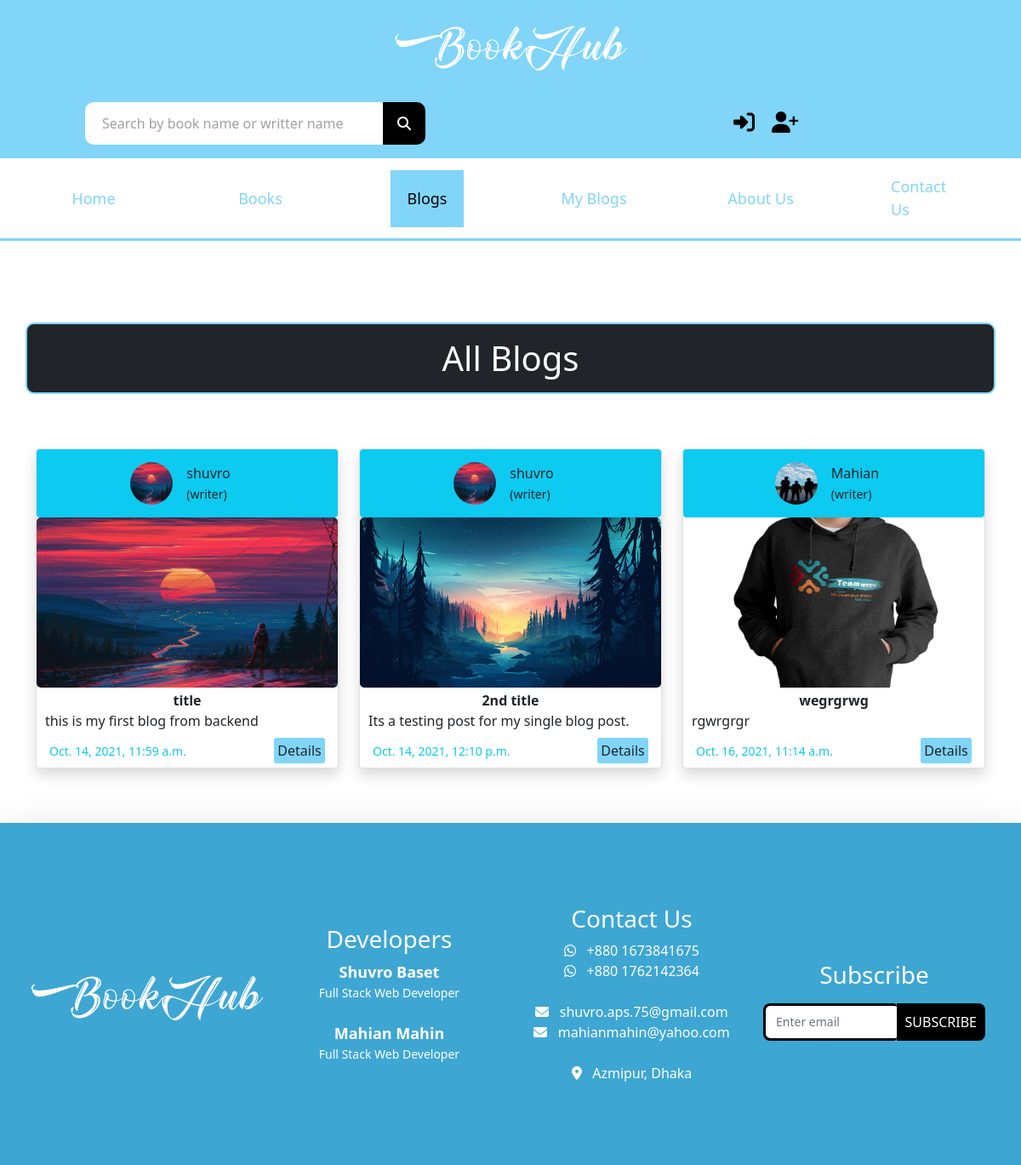
Page /blogs/ on the earlier database version.
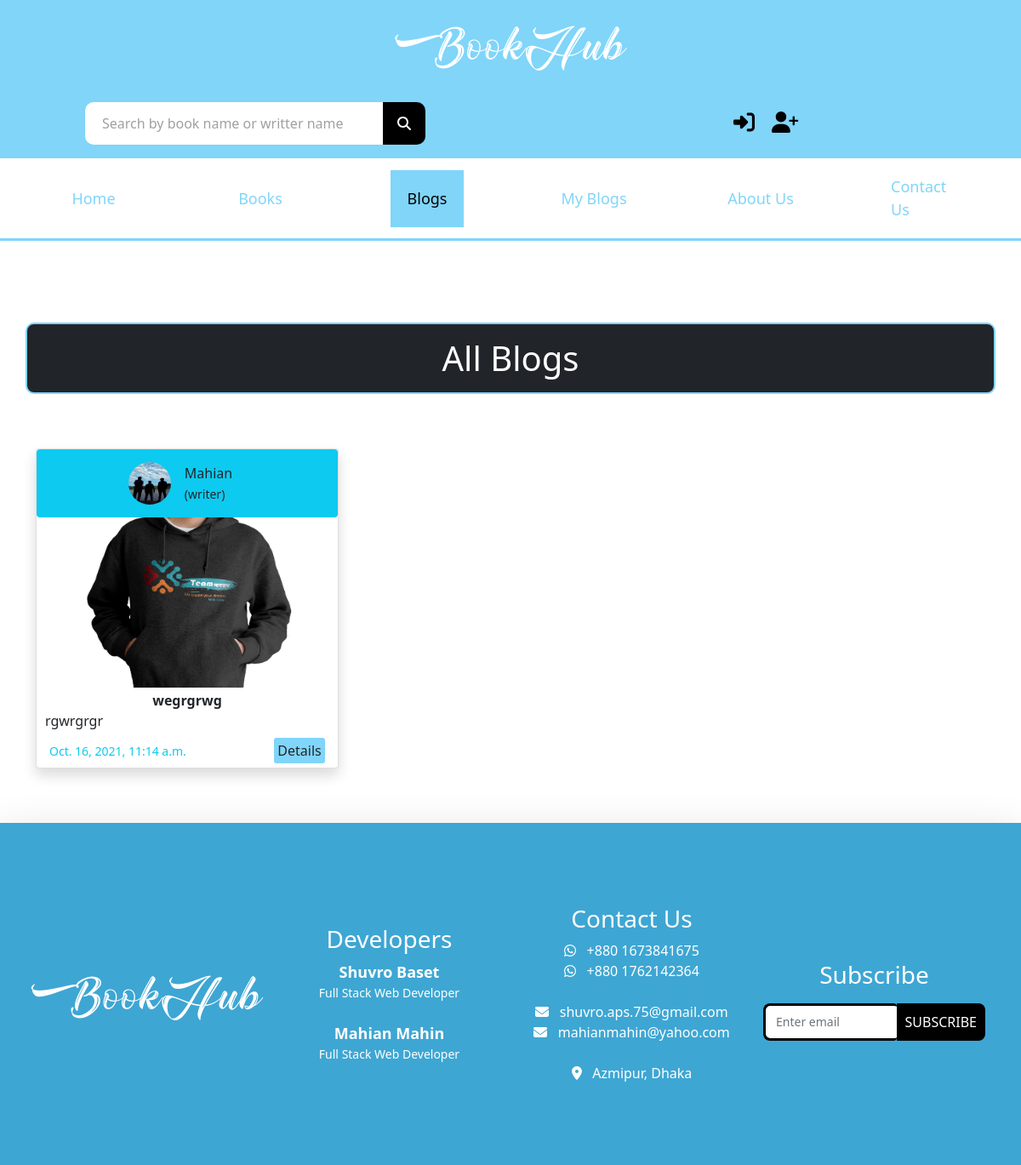
Same page on the later database version.
### bookHub_app/models.py (models this page shows, shortened)
class Blogs(models.Model):
    user = models.ForeignKey(User, on_delete=models.CASCADE)
    title = models.CharField(max_length=50)
    description = models.CharField(max_length=250, null=True, blank=True)
    thumbnail = models.ImageField(upload_to='blog_img')
    created_time = models.DateTimeField(default=datetime.now(),)

### user_app/models.py (models this page shows)
class UserProfile(models.Model):
    user = models.OneToOneField(User, on_delete=models.CASCADE, related_name='profile')
    profile_pic = models.ImageField(upload_to='users',default='user.jpg')
    address = models.CharField(max_length=50,null=True, blank=True)
    occupation = models.CharField(max_length=50,null=True, blank=True)
    bio = models.TextField(max_length=255, null=True, blank=True)

### bookHub_app/views.py (the view)
# urls.py: path('blogs/', blogs, name="blogs"),
def blogs(request):
    blogs_ins = Blogs.objects.all()
    context = {
        "blogs": "active",
        "blogs_ins": blogs_ins
    }
    return render(request, 'all-blogs.html', context)

### templates/all-blogs.html (shortened to what this page needs)
{% extends 'main.html' %}
{% load static %}
{% block content %}
  <section class="blog-section">
    <div class="container">
      <div class="row my-5">
        <h1 class="text-center bg-dark text-white p-3 my-5 heading-border">All Blogs</h1>
      {% for blog in blogs_ins %}
        <div class="col-lg-4 col-md-12 col-sm-12">
          <div class="card my-3 shadow">
            <div class="bg-info rounded">
              <div class='d-flex justify-content-center align-items-center '>
                <img id="blog-author-img" src={{ blog.user.profile.profile_pic.url }}>
                <p class="m-3">{{ blog.user.first_name }} <br><small>(writer)</small> </p>
              </div>
            </div>
            <img src={{ blog.thumbnail.url }} class='img-fluid' style="height: 200px" alt="">
            <div class="card-body">
              <p class="text-center fw-bolder">{{ blog.title }} </p>
              <p> {{ blog.description }} </p>
            </div>
            <div class="card-footer bg-white d-flex justify-content-between align-items-center">
              <small class='text-info'>{{ blog.created_time }}</small>
              <div>
                <a href={% url 'single_blog' id=blog.id title=blog.title %}>
                    <input value="Details" class="btn details-btn">
              </div>
            </div>
          </div>
        </div>
          {% endfor %}
      </div>
      </div>
  </section>
  {% endblock %}

### templates/main.html (shortened to what this page needs)
{% load static i18n %}
<!DOCTYPE html>
<html lang="en">
  <head>
    <link  href="https://cdn.jsdelivr.net/npm/bootstrap@5.1.0/dist/css/bootstrap.min.css" rel="stylesheet"
    />
    <link rel="stylesheet" href="https://unpkg.com/swiper/swiper-bundle.min.css" />
    <link rel="stylesheet" href="{% static './css/style.css' %}" />
    <link rel="stylesheet" href="{% static './css/media.css' %}" />
  </head>
  <body>
{% include 'header.html' %}
{% block content %}
{% endblock %}
{% include 'footer.html' %}
  </body>
</html>

### templates/header.html (shortened to what this page needs)
{% load static %}
    <div class="container-fluid">
      <div class="row logo-row">
        <div class="col-sm-12 text-center text-white">
          <h2 class="my-3 logo">BookHub</h2>
        </div>
      </div>
      <div class="row logo-row search-icons-section" id="hide">
        <div class="col-sm-6 d-flex justify-content-center">
          <div class="search-bar my-3">
            <form method="post" action="{% url 'search' %}" class="d-flex flex-row">
              <input type="text" name="searched" placeholder="Search by book name or writter name"/>
              <button type="submit"><i class="fas fa-search"></i></button>
            </form>
          </div>
        </div>
        <div class=" col-sm-6 d-flex justify-content-center align-items-center px-5 icon-section">
          {% if request.user.is_authenticated %}
            <a href={% url 'logout' %}><i title="Logout" class="fas fa-sign-out-alt icons"></i></a>
            <a href={% url 'user_dashboard' %}><i title="Dashboard" class="fas fa-tachometer-alt icons"></i></a>
          {% else %}
            <a href={% url 'login' %}><i title="Login" class="fas fa-sign-in-alt icons"></i></a>
            <a href={% url 'signup' %}><i title="Signup" class="fas fa-user-plus icons"></i></a>
          {% endif %}
        </div>
      </div>
      <div class="row navbar-desktop" id="hide">
        <div class=" col-sm-12 d-flex flex-row justify-content-center align-items-center nav-links">
          <a href={% url 'home' %} class="d-flex justify-content-center {{ home }}">Home</a>
          <a href={% url 'books' %} class="d-flex justify-content-center {{ books }}">Books</a>
          <a href={% url 'blogs' %} class="d-flex justify-content-center {{ blogs }}">Blogs</a>
          <a href={% url 'my_blog' %} class="d-flex justify-content-center {{ my_blog }}">My Blogs</a>
          <a href={% url 'about' %} class="d-flex justify-content-center {{ about }}">About Us</a>
          <a href={% url 'contact' %} class="d-flex justify-content-center {{ contact }}">Contact Us</a>
        </div>
      </div>
    </div>

### templates/footer.html (shortened to what this page needs)
{% load static %}
    <section class="footer shadow-lg">
      <div class="container">
        <div class="row d-flex justify-content-center align-items-center">
          <div class="col-sm-3 d-flex justify-content-center align-items-center"><h4 class="my-3 logo">BookHub</h4></div>
          <div class="my-3 col-sm-3 d-flex flex-column justify-content-center align-items-center footer_developers">
            <h3>Developers</h3>
            <span>Shuvro Baset</span>
            <small>Full Stack Web Developer</small>
            <br>
            <span>Mahian Mahin</span>
            <small>Full Stack Web Developer</small>
          </div>
          <div class="my-3 col-sm-3 d-flex flex-column justify-content-center align-items-center footer_contact">
            <h3>Contact Us</h3>
            <span><i class="fab fa-whatsapp"></i> &nbsp; +880 1673841675</span>
            <span><i class="fab fa-whatsapp"></i> &nbsp; +880 1762142364</span>
            <br>
            <span><i class="fas fa-envelope"></i> &nbsp; shuvro.aps.75@gmail.com</span>
            <span><i class="fas fa-envelope"></i> &nbsp; mahianmahin@yahoo.com</span>
            <br>
            <span><i class="fas fa-map-marker-alt"></i> &nbsp; Azmipur, Dhaka</span>
          </div>
          <div class="my-3 col-sm-3 d-flex flex-column justify-content-center align-items-center footer_subscribe">
            <h3 class="my-3">Subscribe</h3>
            <form class="form-group subscription-form d-flex flex-row" method="post" action="{% url 'subscribe' %}">
              <input type="text" class="form-control" placeholder="Enter email" name="subs_email" required>
              <button type="submit">SUBSCRIBE</button>
            </form>
          </div>
        </div>
      </div>
    </section>

### static/css/style.css (style rules this page uses)
.details-btn { padding: 2px; background-color: #80D5F9; border-radius: 3px; width: 60px; }
.logo-row { background: #80d5f9; }
.logo { font-family: logo-font; font-size: 60px; color: #fff; }
.search-bar input { color: rgb(160, 160, 160); padding-left: 20px; width: 350px; height: 50px; outline: none; border: none; border-bottom-left-radius: 10px; border-top-left-radius: 10px; }
.search-bar input::placeholder { color: rgb(160, 160, 160); }
.search-bar button { width: 50px; background: black; color: #fff; outline: none; border: none; border-top-right-radius: 10px; border-bottom-right-radius: 10px; }
.icon-section a { text-decoration: none; color: black; }
.icons { margin: 10px; font-size: 25px; }
.nav-links { border-bottom: 3px solid #80d5f9; }
.nav-links a { text-decoration: none; font-weight: 500; margin-left: 55px; margin-right: 55px; color: #80d5f9; padding-top: 20px; padding-bottom: 20px; font-size: 18px; width: 100px; transition: 0.2s ease-in; }
.nav-links a.active { background: #80d5f9; color: black; }
.footer { background: #3ea6d3; padding-top: 80px; padding-bottom: 80px; color: #fff; }
.footer_developers span { font-size: 18px; font-weight: bold; }
.subscription-form input { border: 3px solid black; border-top-left-radius: 8px; border-bottom-left-radius: 8px; border-right: none; font-size: 14px; }
.subscription-form button { background: black; color: #fff; border: none; outline: none; padding: 10px; border-top-right-radius: 8px; border-bottom-right-radius: 8px; border-left: none; }
#blog-author-img { width: 50px; height: 50px; border-radius: 50%; }
.heading-border { background: black; color: white; padding: 10px; border: 2px solid #80D5F9; border-radius: 10px; }
.card img { height: 200px; border-radius: 5px; }
.card-body { padding: 3px 10px !important; }
.card-body p { margin: 0; }
.card-footer { margin: 5px 15px !important; padding: 0 !important; border-top: none !important; }
.fa-user , .fa-unlock-alt, .fa-envelope { color: #fff !important; }

Differences in the rows shown:
removed Blogs: user.profile.profile_pic (picture), user.first_name "shuvro", thumbnail (picture), title "title", description "this is my first blog from backend", created_time "Oct. 14, 2021, 11:59 a.m."
removed Blogs: user.profile.profile_pic (picture), user.first_name "shuvro", thumbnail (picture), title "2nd title", description "Its a testing post for my single blog post.", created_time "Oct. 14, 2021, 12:10 p.m."
